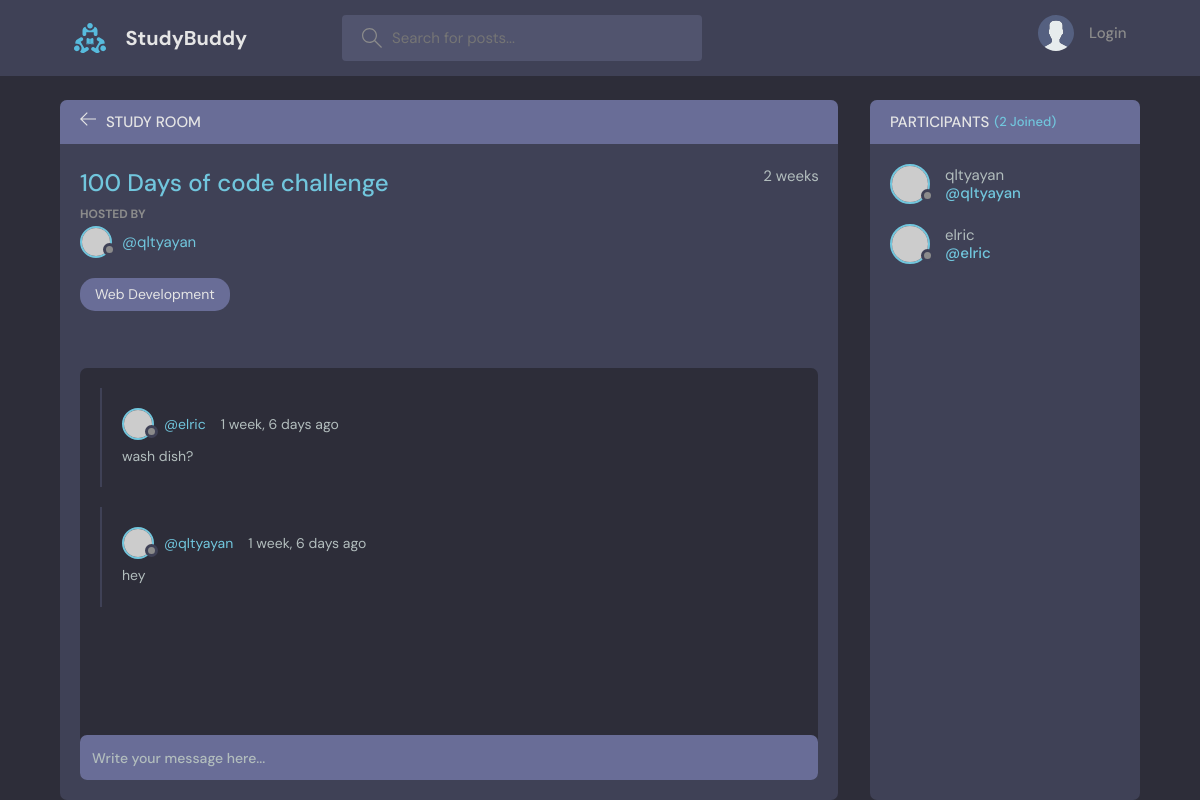
Page /room/2/ on the committed database.
### base/models.py (models this page shows, shortened)
class Room(models.Model):
    host =  models.ForeignKey(User, on_delete = models.SET_NULL, null=True)
    topic = models.ForeignKey(Topic, on_delete = models.SET_NULL, null=True)
    name = models.CharField(max_length=200)
    description = models.TextField(null=True, blank=True)
    participants = models.ManyToManyField(User, related_name='participants', blank=True)
    update = models.DateTimeField(auto_now=True) # will be used in the class Meta
    created = models.DateTimeField(auto_now_add=True) # will be used in the class Meta
    class Meta:
        ordering = ['-update', '-created'] #with "-" means updated order

class Topic(models.Model):
    name=models.CharField(max_length=200)
    def __str__ (self):
        return self.name

class Message(models.Model):
    user = models.ForeignKey(User,on_delete=models.CASCADE)
    room =  models.ForeignKey(Room, on_delete=models.CASCADE)
    body = models.TextField()
    update = models.DateTimeField(auto_now=True) # latest update timestamp
    created = models.DateTimeField(auto_now_add=True) # time of creation
    class Meta:
        ordering = ['-update', '-created'] #with "-" means updated order

### base/views.py (the view, shortened to what this page needs)
# urls.py: path('room/<str:pk>/', views.room, name='room'),  #pk is a variable that will be passed to the view
def room(request, pk):
    room = Room.objects.get(id=pk)
    room_messages = room.message_set.all().order_by('-created')  #-created to get the latest messages first
    participants = room.participants.all()
    context = {'room': room, 'room_messages':room_messages, 'participants':participants}
    return render(request, 'base/room.html', context)

### base/templates/base/room.html (shortened to what this page needs)
{% extends 'main.html' %}
{% block content %}
<main class="profile-page layout layout--2">
    <div class="container">
        <div class="room">
            <div class="room__top">
                <div class="room__topLeft">
                    <a href="{% url 'home' %}">
                        <svg version="1.1" xmlns="http://www.w3.org/2000/svg" width="32" height="32"
                            viewBox="0 0 32 32">
                            <title>arrow-left</title>
                            <path
                                d="M13.723 2.286l-13.723 13.714 13.719 13.714 1.616-1.611-10.96-10.96h27.625v-2.286h-27.625l10.965-10.965-1.616-1.607z">
                            </path>
                        </svg>
                    </a>
                    <h3>Study Room</h3>
                </div>
            </div>
            <div class="room__box scroll">
                <div class="room__header scroll">
                    <div class="room__info">
                        <h3>{{room.name}}</h3>
                        <span>{{room.created|timesince}}</span>
                    </div>
                    <div class="room__hosted">
                        <p>Hosted By</p>
                        <a href="{% url 'user-profile' room.host.id %}" class="room__author">
                            <div class="avatar avatar--small">
                                <img src="https://randomuser.me/api/portraits/men/37.jpg" />
                            </div>
                            <span>@{{room.host.username}}</span>
                        </a>
                    </div>
                    <span class="room__topics">{{room.topic}}</span>
                </div>
                <div class="room__conversation">
                    <div class="threads scroll">
                        {% for message in room_messages %}
                        <div class="thread">
                            <div class="thread__top">
                                <div class="thread__author">
                                    <a href="{% url 'user-profile' message.user.id %}" class="thread__authorInfo">
                                        <div class="avatar avatar--small">
                                            <img src="https://randomuser.me/api/portraits/men/37.jpg" />
                                        </div>
                                        <span>@{{message.user.username}}</span>
                                    </a>
                                    <span class="thread__date">{{message.created|timesince}} ago</span>
                                </div>
                            </div>
                            <div class="thread__details">
                                {{message.body}}
                            </div>
                        </div>
                        {% endfor %}
                    </div>
                </div>
            </div>
            <div class="room__message">
                <form action="#"><input name="" placeholder="Write your message here..." /></form>
            </div>
        </div>
        <div class="participants">
            <h3 class="participants__top">Participants <span>({{room.participants.all.count}} Joined)</span></h3>
            <div class="participants__list scroll">
                {% for user in participants %}
                <a href="{% url 'user-profile' user.id %}.html" class="participant">
                    <div class="avatar avatar--medium">
                        <img src="https://randomuser.me/api/portraits/men/37.jpg" />
                    </div>
                    <p>
                        {{user.username}}
                        <span>@{{user.username}}</span>
                    </p>
                </a>
                {% endfor %}
            </div>
        </div>
    </div>
</main>
{% endblock content %}

### rows in the picture
Room: name "100 Days of code challenge", created "2 weeks", host.username "qltyayan", topic "Web Development", participants.all.count "2"
Message: user.username "elric", created "1 week, 6 days", body "wash dish?"
Message: user.username "qltyayan", created "1 week, 6 days", body "hey"

### other values in the picture
{{ user.username }} "qltyayan"
{{ user.username }} "elric"
